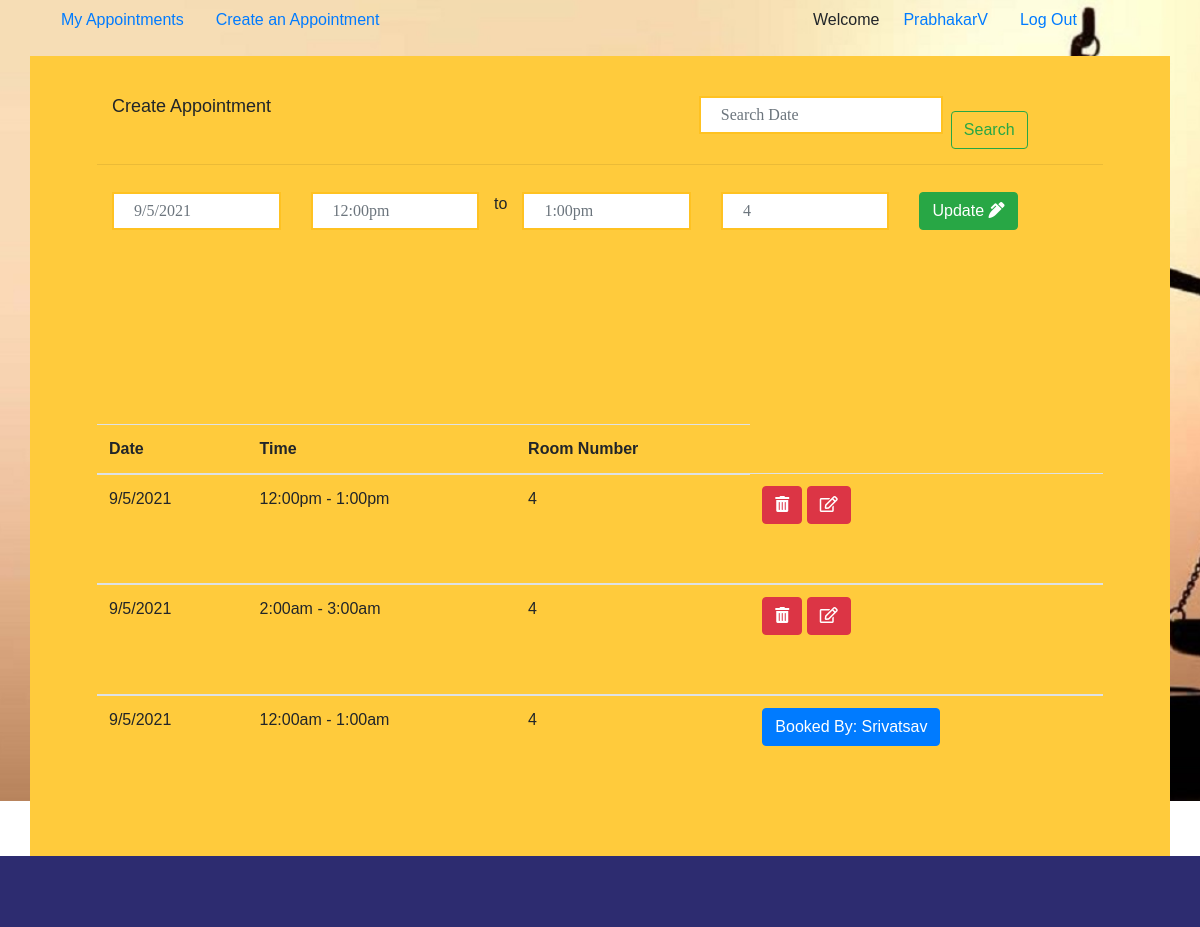
The page /teacher/create_appointment/update/47/ (signed in) on the database as committed earlier.
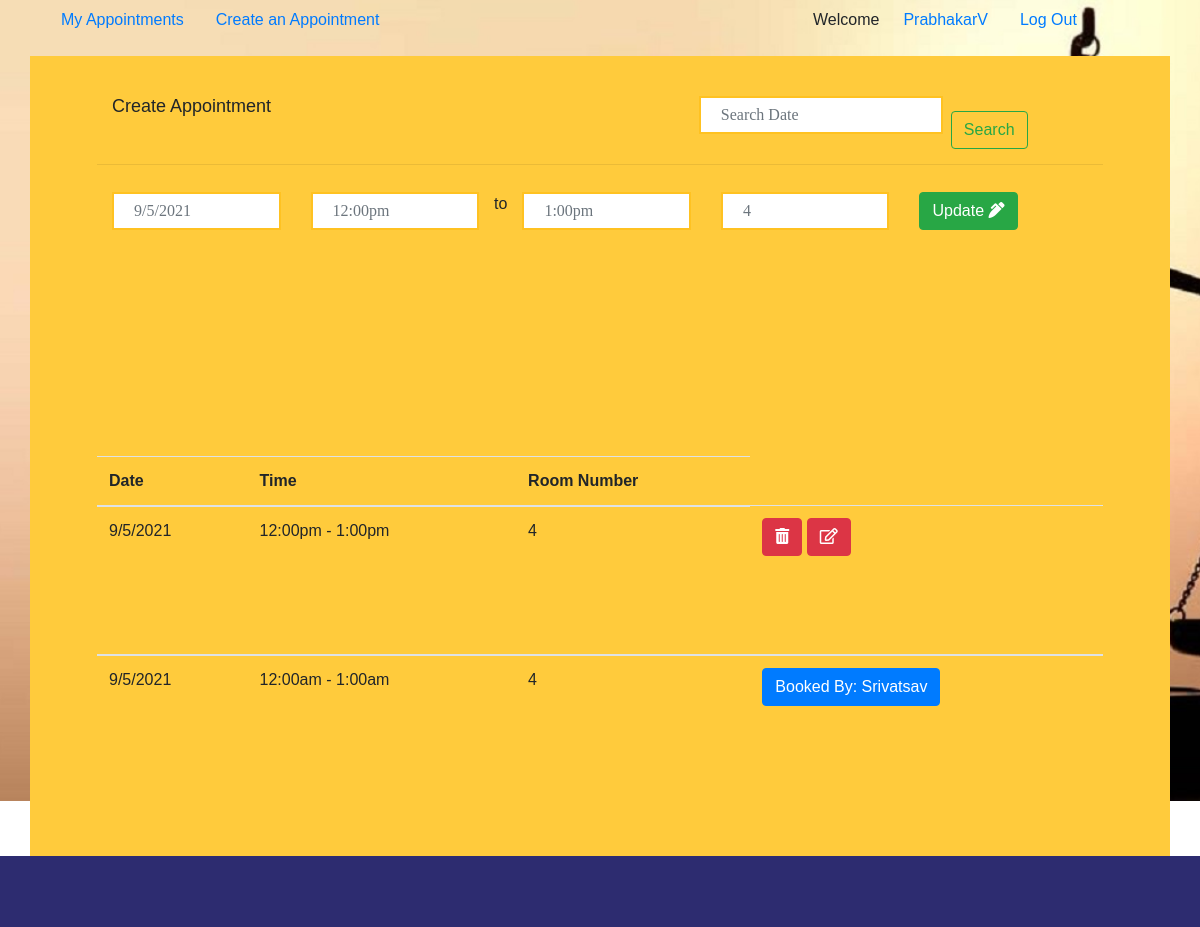
The same page on the database as committed later.
### teacher/models.py (models this page shows, shortened)
class Appointment(models.Model):
	user=models.ForeignKey(settings.AUTH_USER_MODEL,blank=True, null=True,on_delete=models.DO_NOTHING)
	date=models.CharField(max_length=50)
	time_start=models.CharField(max_length=50)
	time_end=models.CharField(max_length=50)
	room_number=models.CharField(max_length=50)
	appointment_with=models.CharField(max_length=50,blank=True)
	update_time=models.DateField(auto_now=True, auto_now_add=False)
	frist_time=models.DateField(auto_now=False, auto_now_add=True)

### teacher/views.py (the view)
# urls.py: path('create_appointment/update/<int:id>/', teacher_appointment_update,name='attorney_appointment_update'),
def teacher_appointment_update(request,id):
	group_name=Group.objects.all().filter(user = request.user)# get logget user grouped name
	group_name=str(group_name[0]) # convert to string
	if "Teacher" == group_name:
		user_name=request.user.get_username()#Getting Username
		appointment_list = Appointment.objects.all().order_by("-id").filter(user=request.user)
		q=request.GET.get("q") #search start
		if q:
			appointment_list=appointment_list.filter(date__icontains=q)
		else:
			appointment_list = appointment_list #search end
		single_appointment=ingle_appointment= Appointment.objects.get(id=id)
		form = AppointmentForm(request.POST or None, instance=single_appointment)
		if form.is_valid():
			    saving=form.save(commit=False)
			    saving.user=request.user
			    saving.save()
			    messages.success(request, 'Post Created Sucessfully')
			    return redirect('http://127.0.0.1:8000/teacher/create_appointment/')
		appointments= {
		    "query": appointment_list,
		    "user_name":user_name,
		    "form":form,
		}
		return render(request, 'attorney_appointment_update.html', appointments )
	else:
		return redirect('http://127.0.0.1:8000/')

### teacher/forms.py
class AppointmentForm(forms.ModelForm):
	class Meta:
		model=Appointment
		fields=[
		    "date",
		    "time_start",
		    "time_end",
		    "room_number",
		    "appointment_with"
		]

### templates/attorney_appointment_update.html (shortened to what the changed rows need)
{% extends 'common_attorney.html' %}
{% block common_attorney %}
   <div class="customer">
           <div class="container">
          <div class="row min-height">
              <div class="col-sm-12">
                          <form method="POST" action="">{% csrf_token %}
                               <div class="row" id="datepairExample">
                                  <div class="col">
                                    <input type="text" class="form-control date start"  name="{{form.date.name}}" required id="id_{{form.date.name}}" placeholder="{{form.date.value}}">
                                  </div>
                                  <div class="col">
                                    <input type="text" class="form-control time start" name="{{form.time_start.name}}" required id="id_{{form.time_start.name}}" required placeholder="{{form.time_start.value}}">
                                  </div> to
                                  <div class="col">
                                    <input type="text" class="form-control time end" name="{{form.time_end.name}}" required id="id_{{form.time_end.name}}" required placeholder="{{form.time_end.value}}">
                                  </div>
                                </div>
                             </form>
                             <br>
      </div>
                             <table class="table">
                                       <thead>
                                        <tr>
                                          <th scope="col">Date</th>
                                          <th scope="col">Time</th>
                                          <th scope="col">Room Number</th>
                                        </tr>
                                      </thead>{% for appoint in query %}
                                      {% if appoint.appointment_with != '' %}
                                      <tbody>
                                        <tr>
                                          <td>{{appoint.date}}</td>
                                          <td>{{appoint.time_start}} - {{appoint.time_end}}</td>
                                          <td>{{appoint.room_number}}</td>
                                          <td><button title="Already booked, Not editable" type="button" class="btn btn-primary">Booked By: {{appoint.appointment_with}}</button></td>
                                        </tr>
                                      </tbody>{% endif %}
                                      {% if appoint.appointment_with == '' %}
                                      <tbody>
                                        <tr>
                                          <td>{{appoint.date}}</td>
                                          <td>{{appoint.time_start}} - {{appoint.time_end}}</td>
                                          <td>{{appoint.room_number}}</td>
                                          <td><a href='{% url "appointment_delete" id=appoint.id %}'><button type="submit" class="btn btn-danger"><i class="fas fa-trash-alt"></i></button></a> <a href='{% url "attorney_appointment_update" id=appoint.id %}'><button type="submit" class="btn btn-danger"><i class="far fa-edit"></i></button></a></td>
                                        </tr>
                                      </tbody>{% endif %}
                                      {% endfor %}
                              </table>
              </div>
          </div>
      </div>
{% endblock common_attorney %}

Rows that differ between the two databases and show on the page:
removed Appointment: date "9/5/2021", time_start "2:00am", time_end "3:00am", room_number "4"
